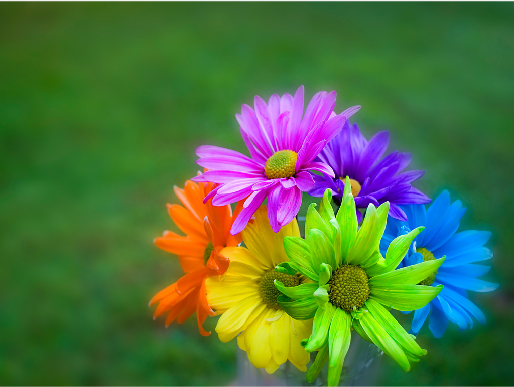
%> input picture OTSU/Original Image.jpg, 514 x 387 px
$ octave --eval "OTSU('Original Image.jpg');"   (GNU Octave 9; MATLAB toolbox functions it lacks are replaced by stand-ins)
%> lines starting %> are read from the running program, lines starting %| are printed output that depends on the picture; in (x1, y1, x2, y2) boxes, pixels count from 0 and x2, y2 are one past the last pixel; in counts of white or black regions, pixels touching at a corner belong together; the program's own positions count from 1; long printed decimals are rounded
%{
   Author: Prajesh Jhumkhawala
%}

function[]= OTSU(name)
%> called with name = 'Original Image.jpg'
%{
This function autoatically determines the threshold value
for the supplied image.
It is basedon the approach suggested by NOBUYUKI OTSU in the paper
A Tlreshold Selection Method from Gray-Level Histograms
(https://engineering.purdue.edu/kak/courses-i-teach/ECE661.08/OTSU_paper.pdf)s
%}

close all;
figure;
rgb_img=imread(name); %Read the image
%> rgb_img is the input picture: size 387x514x3 uint8; mean R, G, B 79.1, 114.2, 63.1
resized_image=imresize(rgb_img,[768 1024]); %Resizing the image
img_gray=0.21*resized_image(:,:,1) + 0.72*resized_image(:,:,2) + 0.07*resized_image(:,:,3);
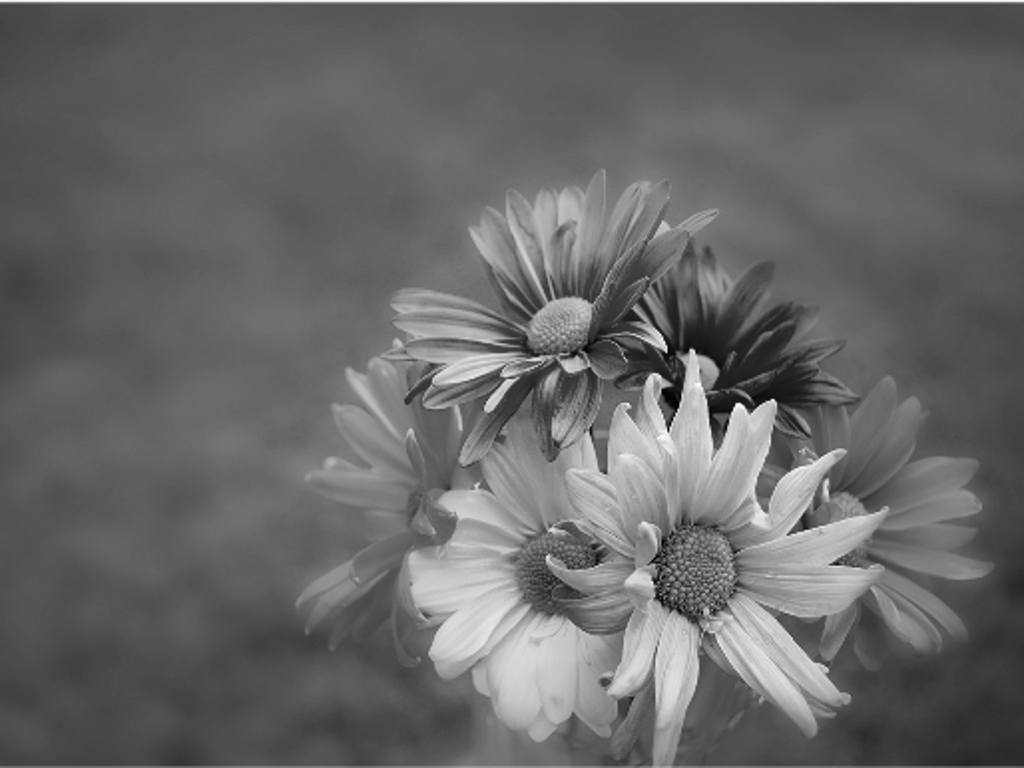
%> img_gray: size 768x1024 uint8; min 0, max 255, mean 103.3
imshow(rgb_img); %Gray scale image
title('Original Image');

thresh=0; %Initial threshold value
[row,col]=size(img_gray);
%> row = 768; col = 1024
intensity=zeros(1,256);
%Determining the intensity of every pixel
for i=1:row
    for j=1:col
       intensity(img_gray(i,j)+1)=intensity(img_gray(i,j)+1)+1;
    end
end
%> after the loop, intensity = 256 values, max 20453 at index 97, min 0 at index 256, mean 3072
prob1=intensity./(row*col); % Probability of each pixel
%> prob1 = 256 values, max 0.026 at index 97, min 0 at index 256, mean 0.00391
total=zeros(1,255);
cumulative1=0;
cumulative2=0;
class_mean1=0;
class_mean2=0;
variance_1=0;
variance_2=0;


while ~(thresh==255)
    %Calcualting the sum of each class
    cumulative1=sum(intensity(1:thresh+1));
    cumulative2=sum(intensity(thresh+1:255));
    %Calcualting the mean of each class
    for temp=1:256

       if temp<thresh+1
           class_mean1=class_mean1+((temp*intensity(temp))/cumulative1);
       else
           class_mean2=class_mean2+((temp*intensity(temp))/cumulative2);
       end
    end
   %Calcualting the variance of each class
   for temp=1:256

       if temp<thresh
           variance_1=variance_1+((temp-class_mean1)*(temp-class_mean1))*(intensity(temp)/cumulative1);

       else
           variance_2=variance_2+((temp-class_mean2)*(temp-class_mean2))*(intensity(temp)/cumulative2);
       end
    end
   %Calcualting the between class variance
   variance_3=(cumulative1*variance_1)+(cumulative2*variance_2);
   total(thresh+1)=variance_3;
   thresh=thresh+1;
   class_mean1=0;
   class_mean2=0;
   variance_1=0;
   variance_2=0;

end
%> this loop made 255 passes
%> (cumulative1, cumulative2, variance_3) on passes 1 to 3: (16, 786432, 979783251.7), (31, 786416, 979783255.2), (58, 786401, 979612450.6)
%> after the loop, thresh = 255; total = 255 values, max 979783255.2 at index 2, min 284280035.9 at index 133, mean 689250507.3
%Finding the minimum
smallest=find(total==(min(total)));
%> smallest = 133
threshold_value=(smallest-1)/256;
%> threshold_value = 0.516
disp([' Threshold Value ,.is ' num2str(threshold_value)]);
%|  Threshold Value ,.is 0.5156
figure;
im=im2bw(img_gray,threshold_value);%Converting to binary using th obtained value
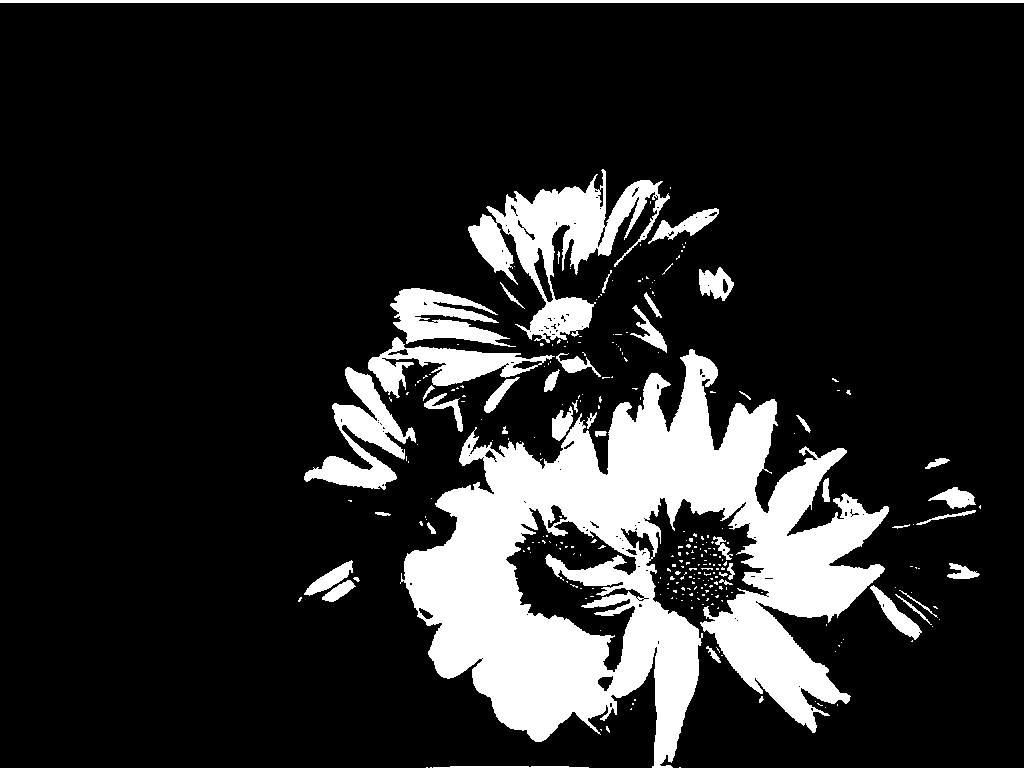
%> im: size 768x1024 logical; 16% white; 288 white regions (243 under 20 px), largest, box (x1, y1, x2, y2) and area: (400, 349, 889, 768) 88527, (468, 169, 670, 343) 11934, (304, 367, 416, 490) 5053
imshow(im);
title(['OTSU Implemented with Threshold ' num2str(threshold_value)]);
 end

$ run again, on OTSU/hazecity.png
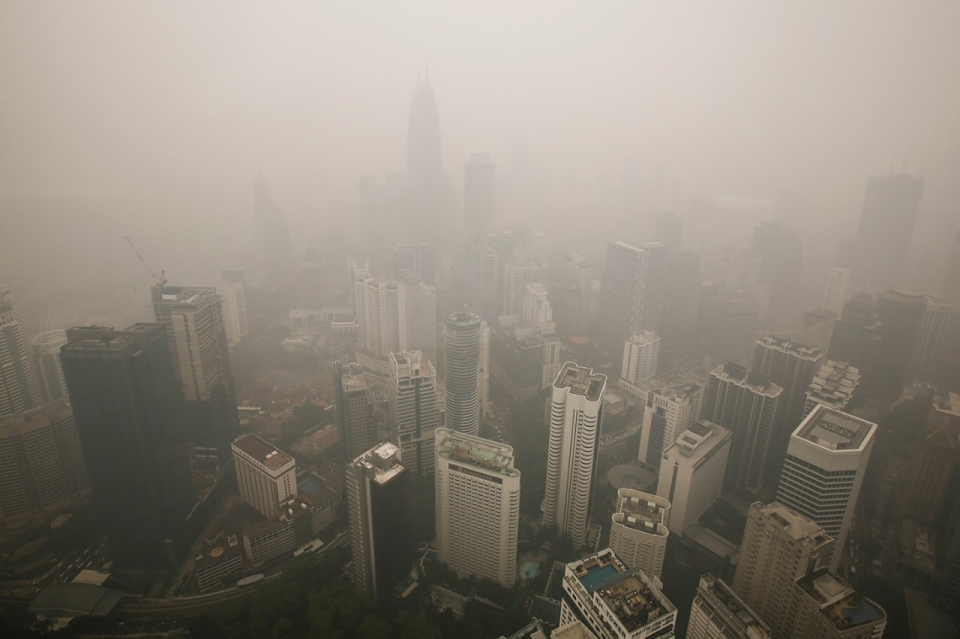
%> input picture OTSU/hazecity.png, 960 x 639 px
%> in OTSU, rgb_img is the input picture: size 639x960x3 uint8; mean R, G, B 139.9, 133, 122.1
%> in OTSU, `resized_image=imresize(rgb_img,[768 1024]);`:
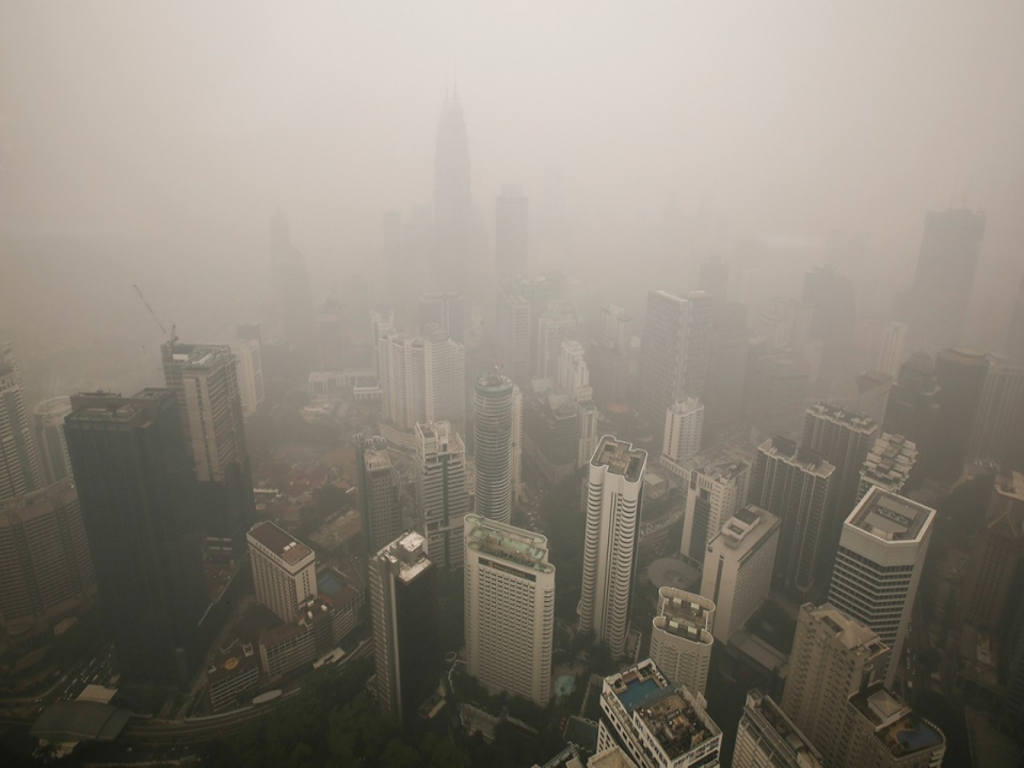
%> resized_image: size 768x1024x3 uint8; mean R, G, B 139.9, 133, 122.1
%> after the loop in OTSU, `for i=1:row`: intensity = 256 values, max 11524 at index 194, min 0 at index 1, mean 3072
%> prob1 = 256 values, max 0.0147 at index 194, min 0 at index 1, mean 0.00391
%> the loop in OTSU, `while ~(thresh==255)` made 255 passes
%> (cumulative1, cumulative2, variance_3) on passes 1 to 3: (0, 786432, 2.61e+09), (0, 786432, 2.61e+09), (0, 786432, NaN)
%> after the loop in OTSU, `while ~(thresh==255)`: thresh = 255
%> smallest = 130
%> threshold_value = 0.504
%|  Threshold Value ,.is 0.5039
%> in OTSU, `im=im2bw(img_gray,threshold_value);`:
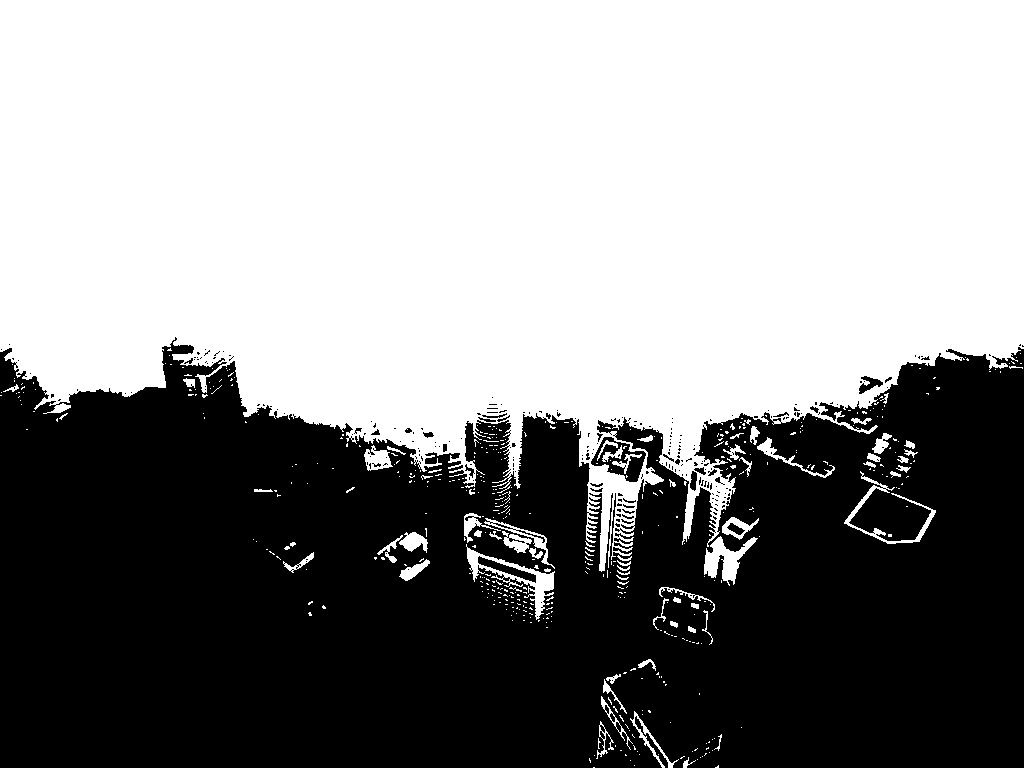
%> im: size 768x1024 logical; 55.3% white; 249 black regions (217 under 20 px), largest, box (x1, y1, x2, y2) and area: (0, 337, 1024, 768) 347557, (591, 437, 646, 482) 1059, (478, 556, 536, 583) 433
